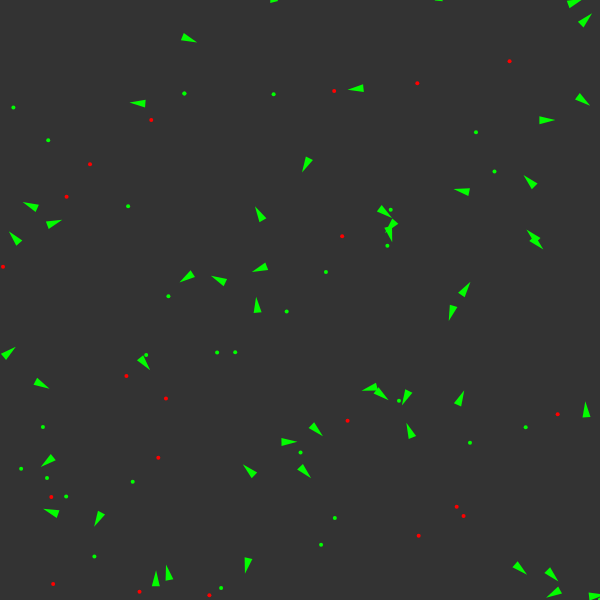
Frame 1 (no input)
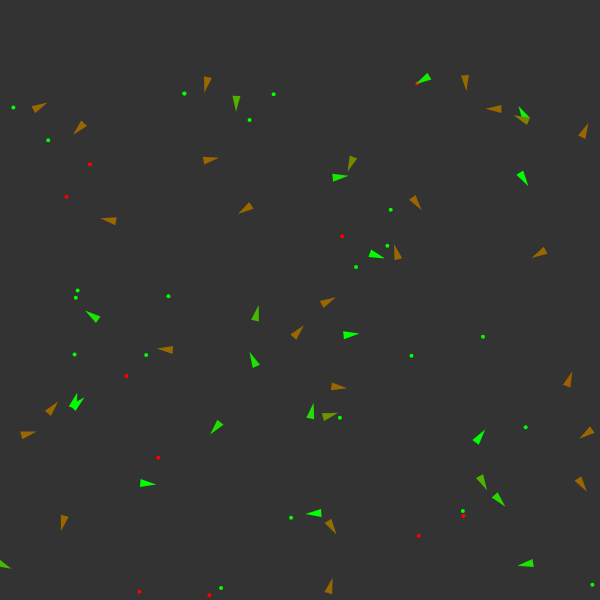
Frame 60 (no input)
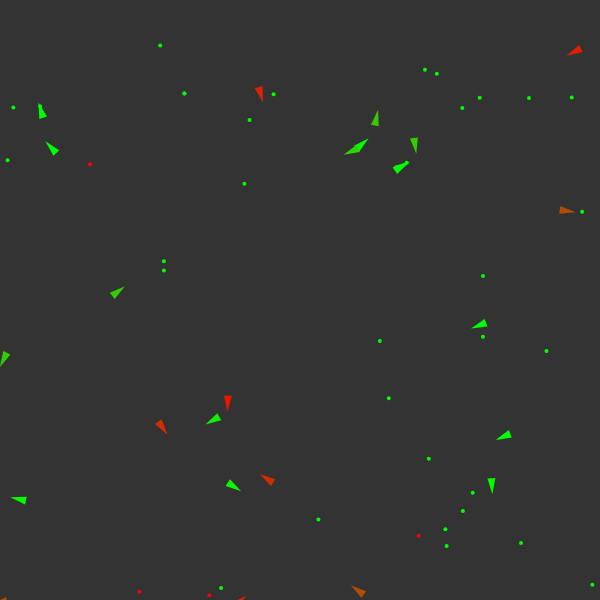
Frame 120 (the mouse pressed at the canvas centre since frame 60)

The p5.js sketch that drew these frames (run headless with seeded random() and noise() and a simulated clock; from frame 60 on, the mouse is pressed at the canvas centre):

// p5.js sketch
// ── sketch.js
/******************************************************************************
 * Michael Ruppe, April 2020
 * Following along with Dan Shiffman of Coding Train
 * https://youtu.be/flxOkx0yLrY
 ******************************************************************************/

let vehicles = [];
let food = [];
let poison = [];
let debug;

function setup() {
  createCanvas(600,600)
  vehicle = new Vehicle(width/2, height/2)
  for (let i = 0; i < 50; i++){
    vehicles.push( new Vehicle(random(width), random(height)) );
  }
  for (let i = 0; i < 30; i++){
    food.push(createVector(random(width),random(height)));
  }
  for (let i = 0; i < 20; i++){
    poison.push(createVector(random(width),random(height)));
  }

  debug = createCheckbox('Debug info')
}

function draw() {
  background(51);

  if (random(1) < 0.075) food.push(createVector(random(width),random(height)));
  if (random(1) < 0.01 && poison.length < 50) poison.push(createVector(random(width),random(height)));
  for (let i = 0; i < food.length; i++){
    fill(0,255,0); noStroke();
    ellipse(food[i].x, food[i].y, 4 ,4);
  }
  for (let i = 0; i < poison.length; i++){
    fill(255,0,0); noStroke();
    ellipse(poison[i].x, poison[i].y, 4 ,4);
  }

  for (let i = vehicles.length-1; i >= 0; i--) {
    vehicles[i].boundaries()
    vehicles[i].behaviours(food, poison)
    vehicles[i].update()
    vehicles[i].show(debug.checked())

    var newVehicle = vehicles[i].breed();
    if (newVehicle != null) {
      vehicles.push(newVehicle);
    }

    if (vehicles[i].dead()) {
      food.push( createVector(vehicles[i].position.x, vehicles[i].position.y) ); // leave food behind
      vehicles.splice(i,1);
    }


  }

}

// ── vehicle.js
let mutationRate = 0.3;
let mutationAmount = 0.15;

function Vehicle(x, y, dna) {
  this.acceleration = createVector(0,0)
  this.velocity = createVector(random(-1,1), random(-1,1))
  this.position = createVector(x, y)
  this.maxspeed = 5
  this.velocity.setMag(this.maxspeed)

  this.r = 4
  this.health = 1;
  this.maxhealth = 2;
  this.maxforce = 0.3

  this.dna = [];
  if (dna === undefined) {
    this.dna[0] = random(-2,2); // food weight
    this.dna[1] = random(-2,2); // poison weight
    this.dna[2] = random(0,100); // food perception
    this.dna[3] = random(0,100); // poison perception
  } else {
    this.dna = mutate(dna);
  }


  this.update =  function() {
    this.health -= 0.01;
    this.velocity.add(this.acceleration)
    this.velocity.limit(this.maxspeed)
    this.position.add(this.velocity)
    this.acceleration.setMag(0)
  }

  this.applyForce = function(force) {
    this.acceleration.add(force);
  }

  this.seek = function(target) {
    // set to max speed in desired direction
    let desired = p5.Vector.sub(target, this.position)
    desired.setMag(this.maxspeed);

    // steering = desired - current
    let steer = p5.Vector.sub(desired, this.velocity)
    steer.limit(this.maxforce)

    return steer;
  }

  this.show = function(debug) {
    let theta = this.velocity.heading() - PI / 2
    push(); translate(this.position.x, this.position.y);
    rotate(theta);

    // Debugging information
    if (debug === true) {
      stroke(0,255,0); noFill();
      line(0,0,0, 20*this.dna[0]);
      ellipse(0,0, this.dna[2] * 2)
      stroke(255,0,0);
      line(0,0,0, 20*this.dna[1]);
      ellipse(0,0, this.dna[3] * 2)
    }

    let gr = color(0,255,0);
    let rd = color(255,0,0);
    let col = lerpColor(rd,gr, this.health);
    fill(col); noStroke();
    beginShape();
    vertex(0, 3*this.r);
    vertex(-this.r,-this.r);
    vertex(this.r,-this.r);
    endShape(CLOSE);



    pop();
  }

  this.dead = function() {
    return (this.health <= 0);
  }

  // Weights of attraction/repulsion to food/poison
  this.behaviours = function(good, bad) {
    let steerG = this.eat(good, 0.5, this.dna[2]);
    let steerB = this.eat(bad, -0.5, this.dna[3]);

    steerG.mult(this.dna[0]);
    steerB.mult(this.dna[1]);

    this.applyForce(steerG);
    this.applyForce(steerB);

  }

  this.eat = function(list, nutrition, perception) {
    // find closest food
    let record = Infinity
    let closest = null;
    for (let i=list.length-1; i>=0; i--) {
      let d = this.position.dist(list[i])

      // eat whatever is close enough
      if (d < this.maxspeed) {
        list.splice(i,1);
        this.health += nutrition
        constrain(this.health, 0, this.maxhealth);

      } else if (d < record && d < perception) {
        record = d;
        closest = list[i];
      }
    }

    // Seek the food, eat the food
    if (closest != null){
      return this.seek(closest);
    }
    return createVector(0,0);
  }

  // reflect desired velocity near boundaries
  this.boundaries = function() {
    let d = -25; // distance from the edge to stay away
    let desired = null;

    if (this.position.x < d) {
      desired = createVector(this.maxspeed, this.velocity.y)
    } else if (this.position.x > width - d) {
      desired = createVector(-this.maxspeed, this.velocity.y)
    }
    if (this.position.y < d) {
      desired = createVector(this.velocity.x, this.maxspeed)
    } else if (this.position.y > height - d) {
      desired = createVector(this.velocity.x, -this.maxspeed)
    }
    if (desired !== null) {
      desired.setMag(this.maxspeed);
      let steer = p5.Vector.sub(desired, this.velocity);
      steer.limit(this.maxforce);
      this.applyForce(steer);
    }
  }

  // chance of reproduction if in good health.
  this.breed = function() {
    let healthThreshold = 0.5;
    let breedChance = 0.005;
    if (this.health >= healthThreshold && random(1) < breedChance) {
      return new Vehicle(this.position.x, this.position.y, this.dna)
    } else {
      return null;
    }
  }

  mutate = function(_dna) {
    let dna = []
    for (let i = 0; i < _dna.length; i++){
      if (random(1) < 1) {
        dna[i] = _dna[i] * random(1 - mutationAmount, 1 + mutationAmount);
      }
    }
    return dna
  }


}
